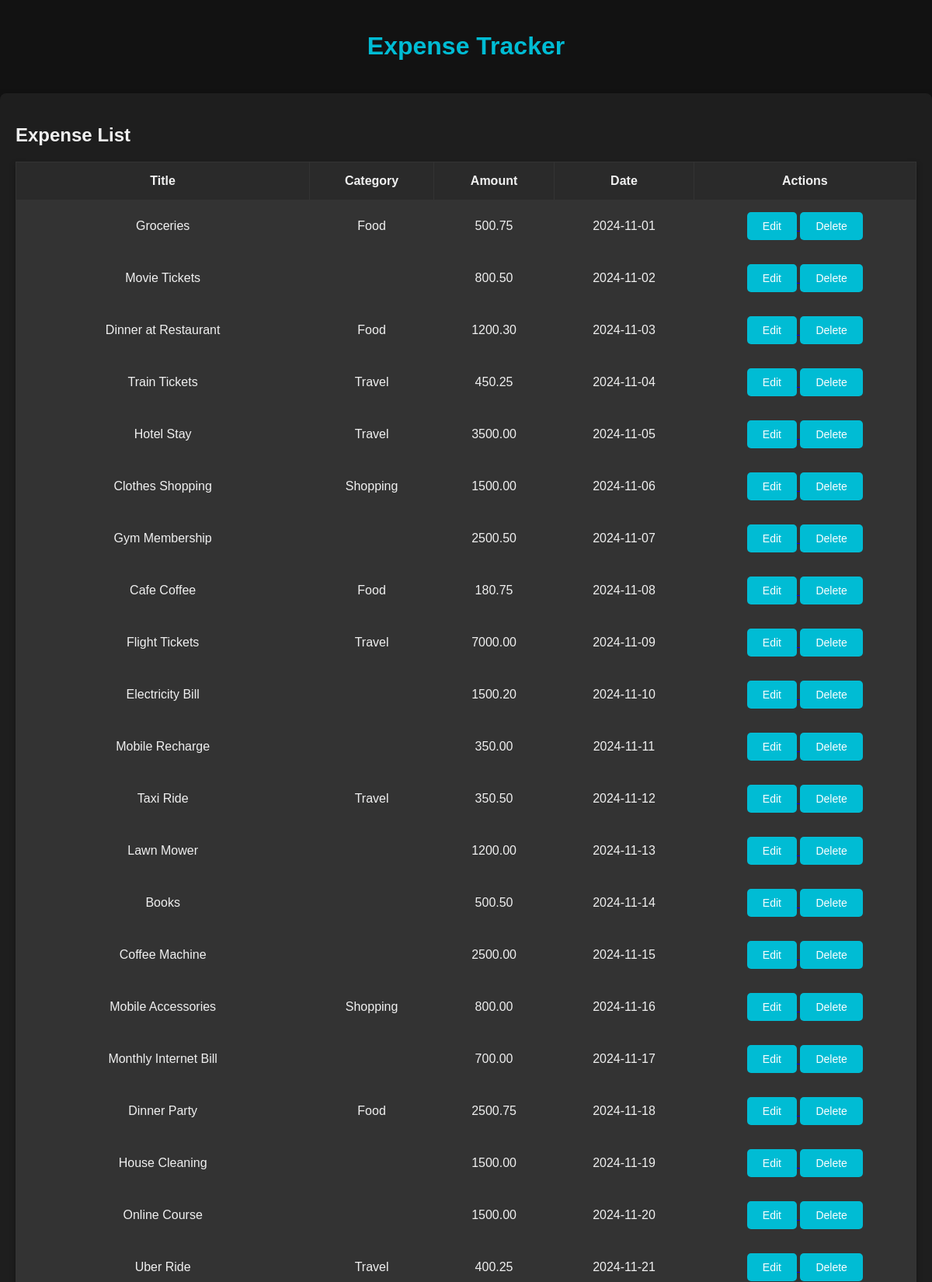
The page / (upper part) on the database its author committed.
### tables this page shows
CREATE TABLE expen (
    id INT(11) AUTO_INCREMENT PRIMARY KEY,
    title VARCHAR(255) NOT NULL,
    category ENUM('Food', 'Travel', 'Shopping', 'Others') NOT NULL,
    amount DECIMAL(10,2) NOT NULL,
    expense_date DATE NOT NULL,
    created_at TIMESTAMP DEFAULT CURRENT_TIMESTAMP
);

### index.php (the view, shortened to what this page needs)
<?php
$host = 'localhost';
$db = 'expensetracker';
$user = 'root';
$pass = '';
$pdo = new PDO("mysql:host=$host;dbname=$db", $user, $pass);
$stmt = $pdo->query("SELECT * FROM expen");
$expenses = $stmt->fetchAll(PDO::FETCH_ASSOC);
?>
<!DOCTYPE html>
<html lang="en">
<head>
</head>
<body>
    <header>
        <h1>Expense Tracker</h1>
    </header>
    <div class="container">
        <h2>Expense List</h2>
        <table>
            <thead>
                <tr>
                    <th>Title</th>
                    <th>Category</th>
                    <th>Amount</th>
                    <th>Date</th>
                    <th>Actions</th>
                </tr>
            </thead>
            <tbody>
                <?php foreach ($expenses as $expense) : ?>
                    <tr>
                        <td><?php echo htmlspecialchars($expense['title']); ?></td>
                        <td><?php echo htmlspecialchars($expense['category']); ?></td>
                        <td><?php echo htmlspecialchars($expense['amount']); ?></td>
                        <td><?php echo htmlspecialchars($expense['expense_date']); ?></td>
                        <td>
                            <a href="edit_expense.php?id=<?php echo $expense['id']; ?>">
                                <button>Edit</button>
                            </a>
                            <form method="POST">
                                <button type="submit" onclick="return confirm('Are you sure you want to delete this expense?')">Delete</button>
                            </form>
                        </td>
                    </tr>
                <?php endforeach; ?>
            </tbody>
        </table>
    </div>
</body>
</html>

### index.php (style rules this page uses)
body { font-family: Arial, sans-serif; background-color: #121212; color: #f0f0f0; margin: 0; padding: 0; }
h1 { color: #00bcd4; text-align: center; padding: 20px; }
table { width: 100%; margin: 20px auto; border-collapse: collapse; box-shadow: 0 4px 8px rgba(0, 0, 0, 0.3); }
table, th, td { border: 1px solid #333; }
th, td { padding: 15px; text-align: center; }
th { background-color: #2a2a2a; }
td { background-color: #333; }
button { background-color: #00bcd4; color: white; padding: 10px 20px; border: none; border-radius: 5px; cursor: pointer; font-size: 14px; transition: background-color 0.3s ease; }
form { display: inline; }
.container { max-width: 1200px; margin: 20px auto; padding: 20px; background-color: #1e1e1e; border-radius: 8px; box-shadow: 0 4px 8px rgba(0, 0, 0, 0.5); }

### rows shown on the page
expen: title "Groceries", category "Food", amount "500.75", expense_date "2024-11-01"
expen: title "Movie Tickets", amount "800.50", expense_date "2024-11-02"
expen: title "Dinner at Restaurant", category "Food", amount "1200.30", expense_date "2024-11-03"
expen: title "Train Tickets", category "Travel", amount "450.25", expense_date "2024-11-04"
expen: title "Hotel Stay", category "Travel", amount "3500.00", expense_date "2024-11-05"
expen: title "Clothes Shopping", category "Shopping", amount "1500.00", expense_date "2024-11-06"
expen: title "Gym Membership", amount "2500.50", expense_date "2024-11-07"
expen: title "Cafe Coffee", category "Food", amount "180.75", expense_date "2024-11-08"
expen: title "Flight Tickets", category "Travel", amount "7000.00", expense_date "2024-11-09"
expen: title "Electricity Bill", amount "1500.20", expense_date "2024-11-10"
expen: title "Mobile Recharge", amount "350.00", expense_date "2024-11-11"
expen: title "Taxi Ride", category "Travel", amount "350.50", expense_date "2024-11-12"
expen: title "Lawn Mower", amount "1200.00", expense_date "2024-11-13"
expen: title "Books", amount "500.50", expense_date "2024-11-14"
expen: title "Coffee Machine", amount "2500.00", expense_date "2024-11-15"
expen: title "Mobile Accessories", category "Shopping", amount "800.00", expense_date "2024-11-16"
expen: title "Monthly Internet Bill", amount "700.00", expense_date "2024-11-17"
expen: title "Dinner Party", category "Food", amount "2500.75", expense_date "2024-11-18"
expen: title "House Cleaning", amount "1500.00", expense_date "2024-11-19"
expen: title "Online Course", amount "1500.00", expense_date "2024-11-20"
expen: title "Uber Ride", category "Travel", amount "400.25", expense_date "2024-11-21"
